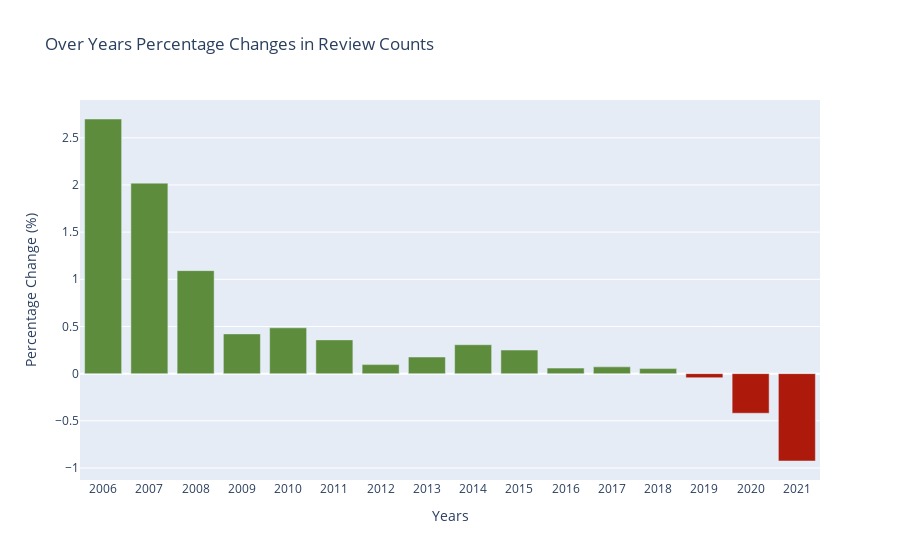

Notebook source saved alongside this figure:
### Code cell
fig = go.Figure()
fig.add_trace(
    go.Bar(name='Review_Percent_Change',
           x=data_review1['year'][2:],
           y=data_review1['Review_Percent_Change'][2:],
           marker_color=data_review1['Color'][2:]))
fig.update_layout(barmode='stack',
                 title ="Over Years Percentage Changes in Review Counts")

fig.update_xaxes(title="Years")

fig.update_yaxes(title="Percentage Change (%)")

fig.show()

### Figure 1 — Plotly figure (JSON) as saved in the notebook; plotly's stock layout.template omitted (floating-point values rounded to 4 significant figures)
{"data": [{"marker": {"color": ["#5c8c3c", "#5c8c3c", "#5c8c3c", "#5c8c3c", "#5c8c3c", "#5c8c3c", "#5c8c3c", "#5c8c3c", "#5c8c3c", "#5c8c3c", "#5c8c3c", "#5c8c3c", "#5c8c3c", "#ad1a0c", "#ad1a0c", "#ad1a0c"]}, "name": "Review_Percent_Change", "type": "bar", "x": ["2006", "2007", "2008", "2009", "2010", "2011", "2012", "2013", "2014", "2015", "2016", "2017", "2018", "2019", "2020", "2021"], "y": [2.699, 2.019, 1.092, 0.4212, 0.4854, 0.3577, 0.09566, 0.1763, 0.3066, 0.2498, 0.0584, 0.07187, 0.05321, -0.04313, -0.4199, -0.9261]}], "layout": {"barmode": "stack", "title": {"text": "Over Years Percentage Changes in Review Counts"}, "xaxis": {"title": {"text": "Years"}}, "yaxis": {"title": {"text": "Percentage Change (%)"}}}}
